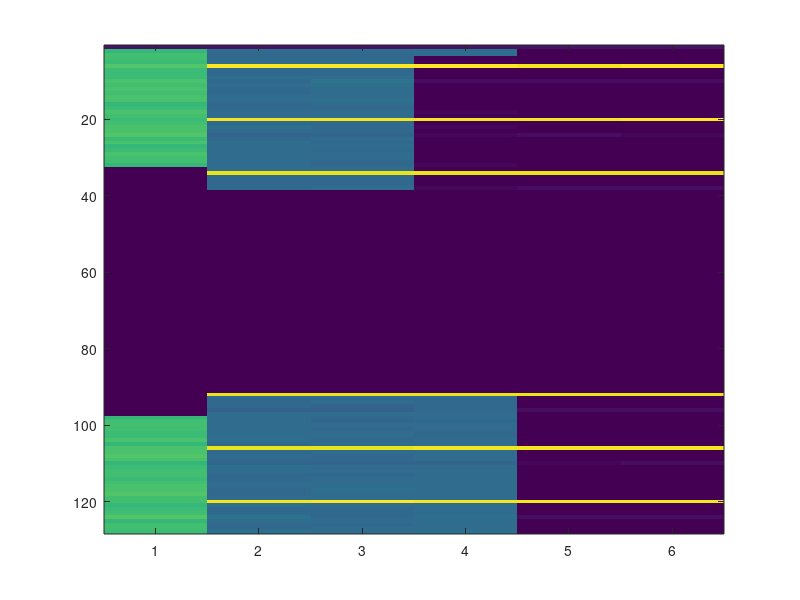
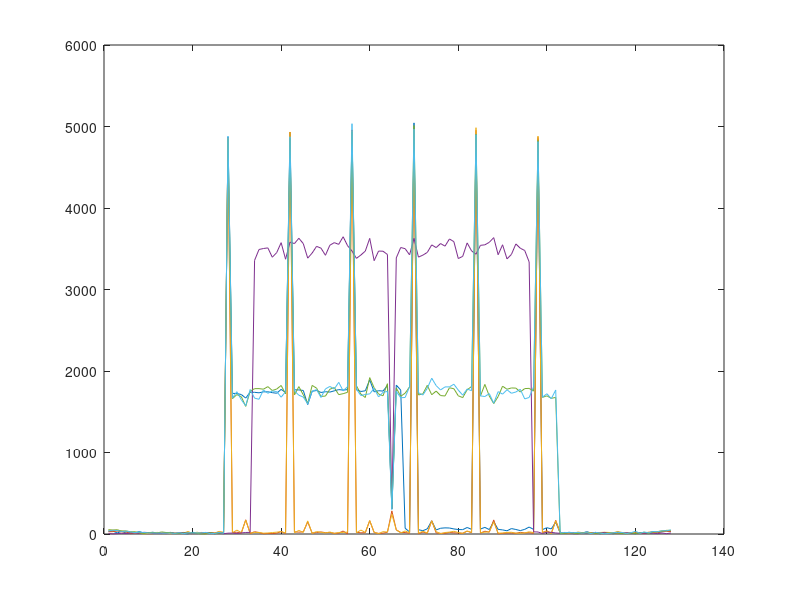
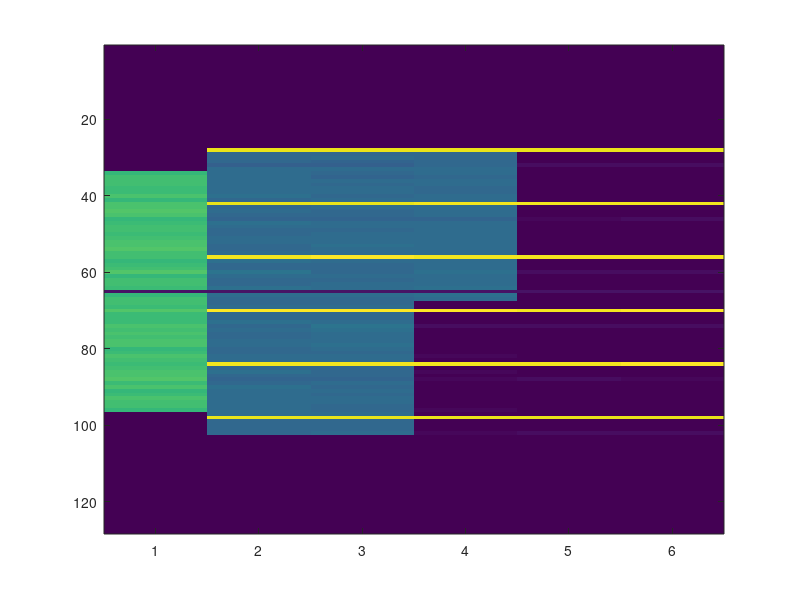

These charts were generated, in order, by the following MATLAB code:
load('rx_after_1_sdr1.mat');
data = matrix_name;


ofdm = fft(data.')

figure;
imagesc(abs(ofdm));
figure;
plot(abs(fftshift(ofdm)));

ofdm = [ofdm(65:128,:);ofdm(1:64,:)];
%plot(abs(ofdm));
figure;
imagesc(abs(ofdm));